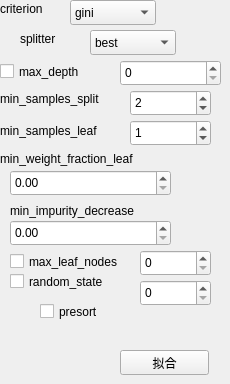
         <widget class="QWidget" name="page_42">
          <widget class="QPushButton" name="model_classifier_DecisionTreeGini">
           <property name="geometry">
            <rect>
             <x>120</x>
             <y>350</y>
             <width>89</width>
             <height>25</height>
            </rect>
           </property>
           <property name="text">
            <string>拟合</string>
           </property>
          </widget>
          <widget class="QLabel" name="label_33">
           <property name="geometry">
            <rect>
             <x>0</x>
             <y>0</y>
             <width>67</width>
             <height>17</height>
            </rect>
           </property>
           <property name="text">
            <string>criterion</string>
           </property>
          </widget>
          <widget class="QComboBox" name="comboBox_classifier_DecisionTreeGini_criterion">
           <property name="geometry">
            <rect>
             <x>70</x>
             <y>0</y>
             <width>86</width>
             <height>25</height>
            </rect>
           </property>
           <item>
            <property name="text">
             <string>gini</string>
            </property>
           </item>
           <item>
            <property name="text">
             <string>entropy</string>
            </property>
           </item>
          </widget>
          <widget class="QComboBox" name="comboBox_classifier_DecisionTreeGini_splitter">
           <property name="geometry">
            <rect>
             <x>90</x>
             <y>30</y>
             <width>86</width>
             <height>25</height>
            </rect>
           </property>
           <item>
            <property name="text">
             <string>best</string>
            </property>
           </item>
           <item>
            <property name="text">
             <string>random</string>
            </property>
           </item>
          </widget>
          <widget class="QSpinBox" name="spinBox_classifier_DecisionTreeGini_max_depth">
           <property name="geometry">
            <rect>
             <x>120</x>
             <y>60</y>
             <width>101</width>
             <height>26</height>
            </rect>
           </property>
          </widget>
          <widget class="QLabel" name="label_36">
           <property name="geometry">
            <rect>
             <x>0</x>
             <y>90</y>
             <width>131</width>
             <height>17</height>
            </rect>
           </property>
           <property name="text">
            <string>min_samples_split </string>
           </property>
          </widget>
          <widget class="QSpinBox" name="spinBox_classifier_DecisionTreeGini_min_samples_split">
           <property name="geometry">
            <rect>
             <x>130</x>
             <y>90</y>
             <width>81</width>
             <height>26</height>
            </rect>
           </property>
           <property name="maximum">
            <number>999999999</number>
           </property>
           <property name="value">
            <number>2</number>
           </property>
          </widget>
          <widget class="QSpinBox" name="spinBox_classifier_DecisionTreeGini_min_samples_leaf">
           <property name="geometry">
            <rect>
             <x>130</x>
             <y>120</y>
             <width>81</width>
             <height>26</height>
            </rect>
           </property>
           <property name="maximum">
            <number>999999999</number>
           </property>
           <property name="value">
            <number>1</number>
           </property>
          </widget>
          <widget class="QLabel" name="label_38">
           <property name="geometry">
            <rect>
             <x>0</x>
             <y>150</y>
             <width>181</width>
             <height>17</height>
            </rect>
           </property>
           <property name="text">
            <string>min_weight_fraction_leaf</string>
           </property>
          </widget>
          <widget class="QDoubleSpinBox" name="doubleSpinBox_classifier_DecisionTreeGini_min_weight_fraction_leaf">
           <property name="geometry">
            <rect>
             <x>10</x>
             <y>170</y>
             <width>161</width>
             <height>26</height>
            </rect>
           </property>
          </widget>
          <widget class="QLabel" name="label_40">
           <property name="geometry">
            <rect>
             <x>10</x>
             <y>200</y>
             <width>161</width>
             <height>21</height>
            </rect>
           </property>
           <property name="text">
            <string>min_impurity_decrease</string>
           </property>
          </widget>
          <widget class="QCheckBox" name="checkBox_classifier_DecisionTreeGini_presort">
           <property name="geometry">
            <rect>
             <x>40</x>
             <y>300</y>
             <width>71</width>
             <height>23</height>
            </rect>
           </property>
           <property name="text">
            <string>presort</string>
           </property>
          </widget>
          <widget class="QDoubleSpinBox" name="doubleSpinBox_classifier_DecisionTreeGini_min_impurity_decrease">
           <property name="geometry">
            <rect>
             <x>10</x>
             <y>220</y>
             <width>161</width>
             <height>26</height>
            </rect>
           </property>
          </widget>
          <widget class="QSpinBox" name="spinBox_classifier_DecisionTreeGini_max_leaf_nodes">
           <property name="geometry">
            <rect>
             <x>140</x>
             <y>250</y>
             <width>71</width>
             <height>26</height>
            </rect>
           </property>
          </widget>
          <widget class="QCheckBox" name="checkBox_classifier_DecisionTreeGini_random_state">
           <property name="geometry">
            <rect>
             <x>10</x>
             <y>270</y>
             <width>121</width>
             <height>23</height>
            </rect>
           </property>
           <property name="text">
            <string>random_state</string>
           </property>
          </widget>
          <widget class="QSpinBox" name="spinBox_classifier_DecisionTreeGini_random_state">
           <property name="geometry">
            <rect>
             <x>140</x>
             <y>280</y>
             <width>71</width>
             <height>26</height>
            </rect>
           </property>
          </widget>
          <widget class="QLabel" name="label_34">
           <property name="geometry">
            <rect>
             <x>20</x>
             <y>30</y>
             <width>67</width>
             <height>17</height>
            </rect>
           </property>
           <property name="text">
            <string>splitter</string>
           </property>
          </widget>
          <widget class="QLabel" name="label_37">
           <property name="geometry">
            <rect>
             <x>0</x>
             <y>120</y>
             <width>131</width>
             <height>21</height>
            </rect>
           </property>
           <property name="text">
            <string>min_samples_leaf</string>
           </property>
          </widget>
          <widget class="QCheckBox" name="checkBox_classifier_DecisionTreeGini_max_leaf_nodes">
           <property name="geometry">
            <rect>
             <x>10</x>
             <y>250</y>
             <width>131</width>
             <height>23</height>
            </rect>
           </property>
           <property name="text">
            <string>max_leaf_nodes</string>
           </property>
          </widget>
          <widget class="QCheckBox" name="checkBox_classifier_DecisionTreeGini_max_depth">
           <property name="geometry">
            <rect>
             <x>0</x>
             <y>60</y>
             <width>101</width>
             <height>23</height>
            </rect>
           </property>
           <property name="text">
            <string>max_depth</string>
           </property>
          </widget>
         </widget>
